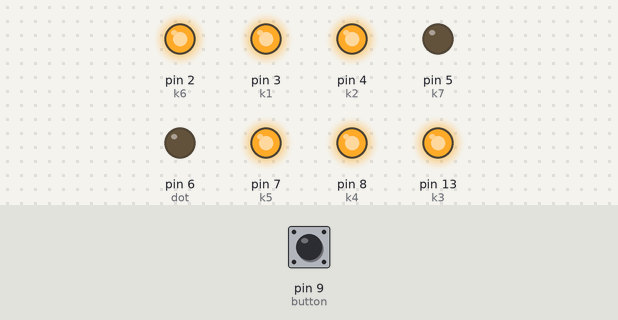
A sketch run on a simulated Arduino Uno, built with avr-gcc and run on an emulated ATmega328P. Shown: output pins drawn as LEDs (lit = HIGH). Dashed ring = blinking. Inputs (shaded band) come from the test bench; at power-on: pin 9 (button) HIGH.

Above: at 1.2 s.
1.3 s: pin 9 (button) pulled LOW for 1 s
At 2.7 s:
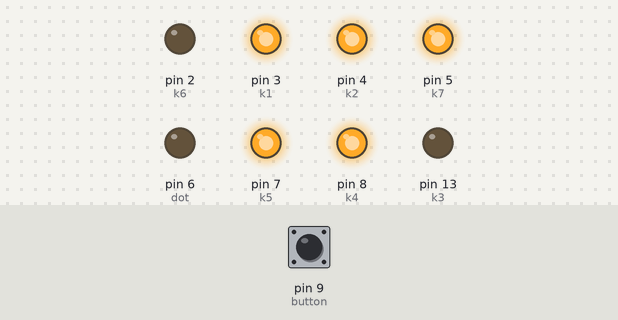
3.8 s: pin 9 (button) pulled LOW for 0.25 s
At 5.2 s:
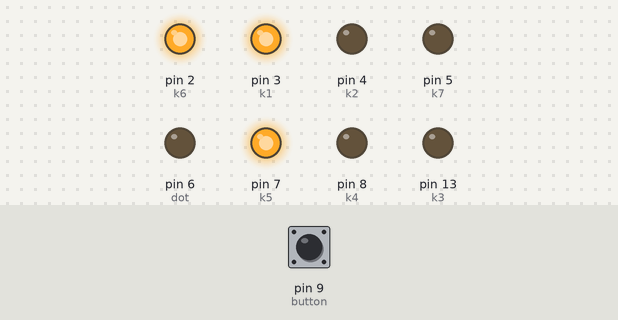
5.5 s: pin 9 (button) pulled LOW for 0.25 s
At 6.5 s:
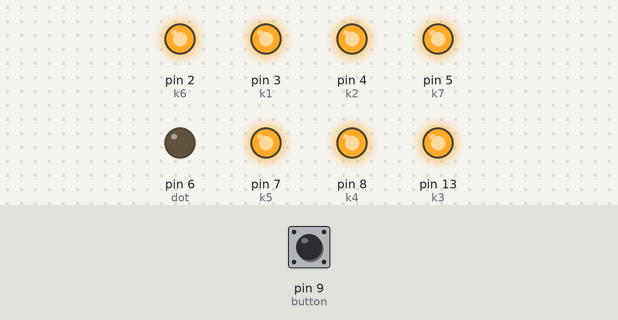
7.2 s: pin 9 (button) pulled LOW for 3.2 s
At 11.2 s:
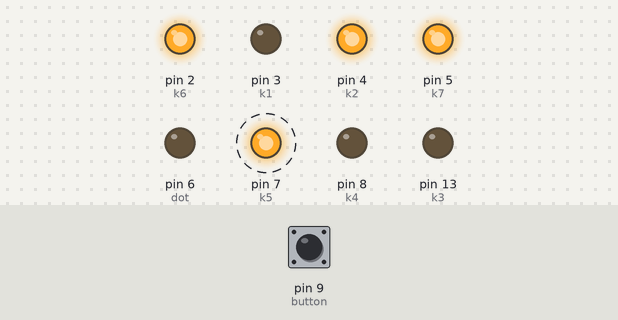
Timing chart, 0 to 12.7 s (numbered marks = the images above; inputs shaded):
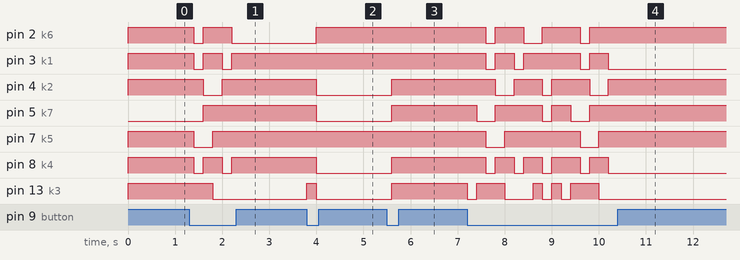

Measured:
- after the input at 1.3 s, pin 2 (k6): HIGH → LOW after 0.10 s, → HIGH 0.20 s later, → LOW 0.60 s later; pin 3 (k1): alternates HIGH for 0.40 s and LOW for 0.20 s, 4 changes in all, then stays HIGH, starting after 0.10 s
- after the input at 3.8 s, pin 2 (k6): LOW → HIGH after 0.20 s; pin 4 (k2), pin 5 (k7), pin 8 (k4): HIGH → LOW after 0.20 s; pin 13 (k3): LOW → HIGH at once, → LOW 0.20 s later
- after the input at 5.5 s, pin 4 (k2), pin 5 (k7), pin 8 (k4), pin 13 (k3): LOW → HIGH after 0.10 s
- after the input at 7.2 s, pin 2 (k6): goes LOW 0.20 s, HIGH 0.60 s, LOW 0.40 s, HIGH 0.80 s, LOW 0.20 s, then HIGH, starting after 0.40 s; pin 3 (k1): goes LOW 0.20 s, HIGH 0.40 s, LOW 0.20 s, HIGH 1.2 s, LOW 0.20 s, HIGH 0.40 s, then LOW, starting after 0.40 s

The sketch:

Samieh_Counter.ino
```cpp
#define button 9
#define dot 6
#define k1 3
#define k2 4
#define k3 13
#define k4 8
#define k5 7
#define k6 2
#define k7 5
int counter = 0;

void setup()
{
        pinMode(button, INPUT_PULLUP);
        pinMode(k1, OUTPUT);
        pinMode(k2, OUTPUT);
        pinMode(k3, OUTPUT);
        pinMode(k4, OUTPUT);
        pinMode(k5, OUTPUT);
        pinMode(k6, OUTPUT);
        pinMode(k7, OUTPUT);
        pinMode(dot, OUTPUT);

        Serial.begin(9600);
        digitalWrite(dot, LOW);
}

void loop()
{
        if (!digitalRead(button)) counter++;
        if (counter == 10) counter = 0;

        if (counter == 1)
        {
          digitalWrite(k2, HIGH);
          digitalWrite(k3, HIGH);
          digitalWrite(k1 , LOW);
          digitalWrite(k4 , LOW);
          digitalWrite(k5 , LOW);
          digitalWrite(k6 , LOW);
          digitalWrite(k7 , LOW);
        }

        if (counter == 2)
        {
          digitalWrite(k2, LOW);
          digitalWrite(k3, HIGH);
          digitalWrite(k1 , HIGH);
          digitalWrite(k4 , HIGH);
          digitalWrite(k5 , LOW);
          digitalWrite(k6 , HIGH);
          digitalWrite(k7 , HIGH);
        }

        if (counter == 3)
        {
          digitalWrite(k2, LOW);
          digitalWrite(k3, LOW);
          digitalWrite(k1 , HIGH);
          digitalWrite(k4 , HIGH);
          digitalWrite(k5 , HIGH);
          digitalWrite(k6 , HIGH);
          digitalWrite(k7 , HIGH);
        }

        if (counter == 4)
        {
          digitalWrite(k2, HIGH);
          digitalWrite(k3, LOW);
          digitalWrite(k1 , LOW);
          digitalWrite(k4 , LOW);
          digitalWrite(k5 , HIGH);
          digitalWrite(k6 , HIGH);
          digitalWrite(k7 , HIGH);
        }

        if (counter == 5)
        {
          digitalWrite(k2, HIGH);
          digitalWrite(k3, LOW);
          digitalWrite(k1 , HIGH);
          digitalWrite(k4 , HIGH);
          digitalWrite(k5 , HIGH);
          digitalWrite(k6 , LOW);
          digitalWrite(k7 , HIGH);
        }

        if (counter == 6)
        {
          digitalWrite(k2, HIGH);
          digitalWrite(k3, HIGH);
          digitalWrite(k1 , HIGH);
          digitalWrite(k4 , HIGH);
          digitalWrite(k5 , HIGH);
          digitalWrite(k6 , LOW);
          digitalWrite(k7 , HIGH);
        }

        if (counter == 7)
        {
          digitalWrite(k2, LOW);
          digitalWrite(k3, LOW);
          digitalWrite(k1 , HIGH);
          digitalWrite(k4 , LOW);
          digitalWrite(k5 , HIGH);
          digitalWrite(k6 , HIGH);
          digitalWrite(k7 , LOW);
        }

        if (counter == 8)
        {
          digitalWrite(k2, HIGH);
          digitalWrite(k3, HIGH);
          digitalWrite(k1 , HIGH);
          digitalWrite(k4 , HIGH);
          digitalWrite(k5 , HIGH);
          digitalWrite(k7 , HIGH);
        }

        if (counter == 9)
        {
          digitalWrite(k2, HIGH);
          digitalWrite(k3, LOW);
          digitalWrite(k1 , HIGH);
          digitalWrite(k4 , HIGH);
          digitalWrite(k5 , HIGH);
          digitalWrite(k7 , HIGH);
        }

        if (counter == 0)
        {
          digitalWrite(k2, HIGH);
          digitalWrite(k3, HIGH);
          digitalWrite(k1, HIGH);
          digitalWrite(k4, HIGH);
          digitalWrite(k5, HIGH);
          digitalWrite(k6, HIGH);
          digitalWrite(k7, LOW);
        }

        delay(200);

}
```
